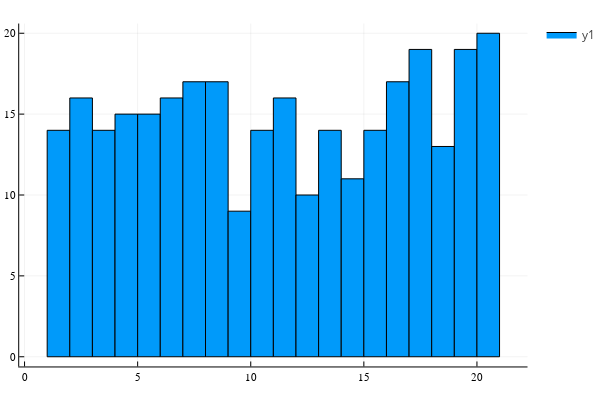

The code cell stored with this chart in its notebook:
### Markdown cell above
## 2)

### Code cell
protein  = rand(range(1,20),300)
aa_symbols =["R", "H", "K", "D", "E", "S", "T", "N", "Q", "C", "G", "P", "A", "V", "I", "L", "M", "F", "Y", "W"]
aa_labels = []
histogram(protein,bins = 20)
# xticks = (1:20,aa_symbols)

### Figure 1 — Plotly figure (JSON) as saved in the notebook; plotly's stock layout.template omitted (floating-point values rounded to 4 significant figures)
{"data": [{"fill": "tozeroy", "fillcolor": "rgba(0, 154, 250, 1.000)", "legendgroup": "y1", "line": {"color": "rgba(0, 0, 0, 1.000)", "dash": "solid", "width": 1}, "mode": "lines", "name": "y1", "showlegend": true, "type": "scatter", "x": [1, 1, 2, 2, 1, 1], "xaxis": "x1", "y": [14, 0, 0, 14, 14, 14], "yaxis": "y1"}, {"fill": "tozeroy", "fillcolor": "rgba(0, 154, 250, 1.000)", "legendgroup": "y1", "line": {"color": "rgba(0, 0, 0, 1.000)", "dash": "solid", "width": 1}, "mode": "lines", "name": "y1", "showlegend": false, "type": "scatter", "x": [2, 2, 3, 3, 2, 2], "xaxis": "x1", "y": [16, 0, 0, 16, 16, 16], "yaxis": "y1"}, {"fill": "tozeroy", "fillcolor": "rgba(0, 154, 250, 1.000)", "legendgroup": "y1", "line": {"color": "rgba(0, 0, 0, 1.000)", "dash": "solid", "width": 1}, "mode": "lines", "name": "y1", "showlegend": false, "type": "scatter", "x": [3, 3, 4, 4, 3, 3], "xaxis": "x1", "y": [14, 0, 0, 14, 14, 14], "yaxis": "y1"}, {"fill": "tozeroy", "fillcolor": "rgba(0, 154, 250, 1.000)", "legendgroup": "y1", "line": {"color": "rgba(0, 0, 0, 1.000)", "dash": "solid", "width": 1}, "mode": "lines", "name": "y1", "showlegend": false, "type": "scatter", "x": [4, 4, 5, 5, 4, 4], "xaxis": "x1", "y": [15, 0, 0, 15, 15, 15], "yaxis": "y1"}, {"fill": "tozeroy", "fillcolor": "rgba(0, 154, 250, 1.000)", "legendgroup": "y1", "line": {"color": "rgba(0, 0, 0, 1.000)", "dash": "solid", "width": 1}, "mode": "lines", "name": "y1", "showlegend": false, "type": "scatter", "x": [5, 5, 6, 6, 5, 5], "xaxis": "x1", "y": [15, 0, 0, 15, 15, 15], "yaxis": "y1"}, {"fill": "tozeroy", "fillcolor": "rgba(0, 154, 250, 1.000)", "legendgroup": "y1", "line": {"color": "rgba(0, 0, 0, 1.000)", "dash": "solid", "width": 1}, "mode": "lines", "name": "y1", "showlegend": false, "type": "scatter", "x": [6, 6, 7, 7, 6, 6], "xaxis": "x1", "y": [16, 0, 0, 16, 16, 16], "yaxis": "y1"}, {"fill": "tozeroy", "fillcolor": "rgba(0, 154, 250, 1.000)", "legendgroup": "y1", "line": {"color": "rgba(0, 0, 0, 1.000)", "dash": "solid", "width": 1}, "mode": "lines", "name": "y1", "showlegend": false, "type": "scatter", "x": [7, 7, 8, 8, 7, 7], "xaxis": "x1", "y": [17, 0, 0, 17, 17, 17], "yaxis": "y1"}, {"fill": "tozeroy", "fillcolor": "rgba(0, 154, 250, 1.000)", "legendgroup": "y1", "line": {"color": "rgba(0, 0, 0, 1.000)", "dash": "solid", "width": 1}, "mode": "lines", "name": "y1", "showlegend": false, "type": "scatter", "x": [8, 8, 9, 9, 8, 8], "xaxis": "x1", "y": [17, 0, 0, 17, 17, 17], "yaxis": "y1"}, {"fill": "tozeroy", "fillcolor": "rgba(0, 154, 250, 1.000)", "legendgroup": "y1", "line": {"color": "rgba(0, 0, 0, 1.000)", "dash": "solid", "width": 1}, "mode": "lines", "name": "y1", "showlegend": false, "type": "scatter", "x": [9, 9, 10, 10, 9, 9], "xaxis": "x1", "y": [9, 0, 0, 9, 9, 9], "yaxis": "y1"}, {"fill": "tozeroy", "fillcolor": "rgba(0, 154, 250, 1.000)", "legendgroup": "y1", "line": {"color": "rgba(0, 0, 0, 1.000)", "dash": "solid", "width": 1}, "mode": "lines", "name": "y1", "showlegend": false, "type": "scatter", "x": [10, 10, 11, 11, 10, 10], "xaxis": "x1", "y": [14, 0, 0, 14, 14, 14], "yaxis": "y1"}, {"fill": "tozeroy", "fillcolor": "rgba(0, 154, 250, 1.000)", "legendgroup": "y1", "line": {"color": "rgba(0, 0, 0, 1.000)", "dash": "solid", "width": 1}, "mode": "lines", "name": "y1", "showlegend": false, "type": "scatter", "x": [11, 11, 12, 12, 11, 11], "xaxis": "x1", "y": [16, 0, 0, 16, 16, 16], "yaxis": "y1"}, {"fill": "tozeroy", "fillcolor": "rgba(0, 154, 250, 1.000)", "legendgroup": "y1", "line": {"color": "rgba(0, 0, 0, 1.000)", "dash": "solid", "width": 1}, "mode": "lines", "name": "y1", "showlegend": false, "type": "scatter", "x": [12, 12, 13, 13, 12, 12], "xaxis": "x1", "y": [10, 0, 0, 10, 10, 10], "yaxis": "y1"}, {"fill": "tozeroy", "fillcolor": "rgba(0, 154, 250, 1.000)", "legendgroup": "y1", "line": {"color": "rgba(0, 0, 0, 1.000)", "dash": "solid", "width": 1}, "mode": "lines", "name": "y1", "showlegend": false, "type": "scatter", "x": [13, 13, 14, 14, 13, 13], "xaxis": "x1", "y": [14, 0, 0, 14, 14, 14], "yaxis": "y1"}, {"fill": "tozeroy", "fillcolor": "rgba(0, 154, 250, 1.000)", "legendgroup": "y1", "line": {"color": "rgba(0, 0, 0, 1.000)", "dash": "solid", "width": 1}, "mode": "lines", "name": "y1", "showlegend": false, "type": "scatter", "x": [14, 14, 15, 15, 14, 14], "xaxis": "x1", "y": [11, 0, 0, 11, 11, 11], "yaxis": "y1"}, {"fill": "tozeroy", "fillcolor": "rgba(0, 154, 250, 1.000)", "legendgroup": "y1", "line": {"color": "rgba(0, 0, 0, 1.000)", "dash": "solid", "width": 1}, "mode": "lines", "name": "y1", "showlegend": false, "type": "scatter", "x": [15, 15, 16, 16, 15, 15], "xaxis": "x1", "y": [14, 0, 0, 14, 14, 14], "yaxis": "y1"}, {"fill": "tozeroy", "fillcolor": "rgba(0, 154, 250, 1.000)", "legendgroup": "y1", "line": {"color": "rgba(0, 0, 0, 1.000)", "dash": "solid", "width": 1}, "mode": "lines", "name": "y1", "showlegend": false, "type": "scatter", "x": [16, 16, 17, 17, 16, 16], "xaxis": "x1", "y": [17, 0, 0, 17, 17, 17], "yaxis": "y1"}, {"fill": "tozeroy", "fillcolor": "rgba(0, 154, 250, 1.000)", "legendgroup": "y1", "line": {"color": "rgba(0, 0, 0, 1.000)", "dash": "solid", "width": 1}, "mode": "lines", "name": "y1", "showlegend": false, "type": "scatter", "x": [17, 17, 18, 18, 17, 17], "xaxis": "x1", "y": [19, 0, 0, 19, 19, 19], "yaxis": "y1"}, {"fill": "tozeroy", "fillcolor": "rgba(0, 154, 250, 1.000)", "legendgroup": "y1", "line": {"color": "rgba(0, 0, 0, 1.000)", "dash": "solid", "width": 1}, "mode": "lines", "name": "y1", "showlegend": false, "type": "scatter", "x": [18, 18, 19, 19, 18, 18], "xaxis": "x1", "y": [13, 0, 0, 13, 13, 13], "yaxis": "y1"}, {"fill": "tozeroy", "fillcolor": "rgba(0, 154, 250, 1.000)", "legendgroup": "y1", "line": {"color": "rgba(0, 0, 0, 1.000)", "dash": "solid", "width": 1}, "mode": "lines", "name": "y1", "showlegend": false, "type": "scatter", "x": [19, 19, 20, 20, 19, 19], "xaxis": "x1", "y": [19, 0, 0, 19, 19, 19], "yaxis": "y1"}, {"fill": "tozeroy", "fillcolor": "rgba(0, 154, 250, 1.000)", "legendgroup": "y1", "line": {"color": "rgba(0, 0, 0, 1.000)", "dash": "solid", "width": 1}, "mode": "lines", "name": "y1", "showlegend": false, "type": "scatter", "x": [20, 20, 21, 21, 20, 20], "xaxis": "x1", "y": [20, 0, 0, 20, 20, 20], "yaxis": "y1"}, {"colorbar": {"title": ""}, "legendgroup": "y1", "marker": {"color": "rgba(0, 154, 250, 0.000)", "line": {"color": "rgba(0, 0, 0, 0.000)", "width": 1}, "size": 0, "symbol": "circle"}, "mode": "markers", "name": "y1", "showlegend": false, "type": "scatter", "x": [1.5, 2.5, 3.5, 4.5, 5.5, 6.5, 7.5, 8.5, 9.5, 10.5, 11.5, 12.5, 13.5, 14.5, 15.5, 16.5, 17.5, 18.5, 19.5, 20.5], "xaxis": "x", "y": [14, 16, 14, 15, 15, 16, 17, 17, 9, 14, 16, 10, 14, 11, 14, 17, 19, 13, 19, 20], "yaxis": "y", "zmax": null, "zmin": null}], "layout": {"annotations": [], "height": 400, "legend_position": {"bgcolor": "rgba(255, 255, 255, 1.000)", "bordercolor": "rgba(0, 0, 0, 1.000)", "borderwidth": 1, "font": {"color": "rgba(0, 0, 0, 1.000)", "family": "sans-serif", "size": 11}, "title": {"font": {"color": "rgba(0, 0, 0, 1.000)", "family": "sans-serif", "size": 15}, "text": ""}, "tracegroupgap": 0, "traceorder": "normal", "x": 1, "xanchor": "auto", "y": 1, "yanchor": "auto"}, "margin": {"b": 20, "l": 0, "r": 0, "t": 20}, "paper_bgcolor": "rgba(255, 255, 255, 1.000)", "plot_bgcolor": "rgba(255, 255, 255, 1.000)", "showlegend": true, "width": 600, "xaxis": {"anchor": "y", "domain": [0.03619, 0.9934], "gridcolor": "rgba(0, 0, 0, 0.100)", "gridwidth": 0.5, "linecolor": "rgba(0, 0, 0, 1.000)", "mirror": false, "range": [-0.236, 22.24], "showgrid": true, "showline": true, "showticklabels": true, "tickangle": 0, "tickcolor": "rgb(0, 0, 0)", "tickfont": {"color": "rgba(0, 0, 0, 1.000)", "family": "sans-serif", "size": 11}, "tickmode": "array", "ticks": "inside", "ticktext": ["0", "5", "10", "15", "20"], "tickvals": [0, 5, 10, 15, 20], "title": "", "titlefont": {"color": "rgba(0, 0, 0, 1.000)", "family": "sans-serif", "size": 15}, "type": "-", "visible": true, "zeroline": false, "zerolinecolor": "rgba(0, 0, 0, 1.000)"}, "yaxis": {"anchor": "x", "domain": [0.03762, 0.9902], "gridcolor": "rgba(0, 0, 0, 0.100)", "gridwidth": 0.5, "linecolor": "rgba(0, 0, 0, 1.000)", "mirror": false, "range": [-0.6, 20.6], "showgrid": true, "showline": true, "showticklabels": true, "tickangle": 0, "tickcolor": "rgb(0, 0, 0)", "tickfont": {"color": "rgba(0, 0, 0, 1.000)", "family": "sans-serif", "size": 11}, "tickmode": "array", "ticks": "inside", "ticktext": ["0", "5", "10", "15", "20"], "tickvals": [0, 5, 10, 15, 20], "title": "", "titlefont": {"color": "rgba(0, 0, 0, 1.000)", "family": "sans-serif", "size": 15}, "type": "-", "visible": true, "zeroline": false, "zerolinecolor": "rgba(0, 0, 0, 1.000)"}}}
